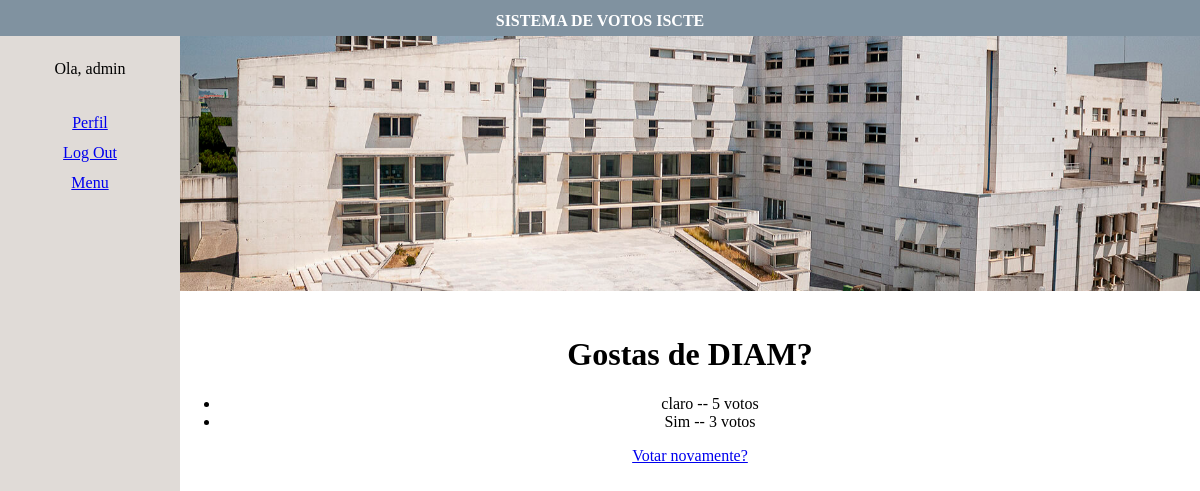
The page /votacao/19/resultados (signed in) on the database its author committed.
### votacao/models.py (models this page shows, shortened)
class Questao(models.Model):
     questao_texto = models.CharField(max_length=200)
     pub_data = models.DateTimeField('data de publicacao')

class Opcao(models.Model):
     questao = models.ForeignKey(Questao,on_delete=models.CASCADE)
     opcao_texto = models.CharField(max_length=200)
     votos = models.IntegerField(default=0)

### votacao/views.py (the view)
# urls.py: path('<int:questao_id>/resultados', views.resultados, name='resultados'),
def resultados(request, questao_id):
 questao = get_object_or_404(Questao, pk=questao_id)
 return render(request,'votacao/resultados.html',{'questao': questao})

### votacao/templates/votacao/resultados.html
{% extends "./index.html" %}
{% block conteudo %}
<h1>{{ questao.questao_texto }}</h1>
<ul>
    {% for opcao in questao.opcao_set.all %}
     <li>{{ opcao.opcao_texto }} -- {{ opcao.votos }} voto{{ opcao.votos|pluralize }}</li>
    {% endfor %}
</ul>
{% endblock %}
{% block opcoes %}
<a href="{% url 'votacao:detalhe' questao.id %}">Votar novamente?</a>
{% endblock %}

### votacao/templates/votacao/index.html (shortened to what this page needs)
<head>
    {% load static %}
    <link rel="stylesheet" type="text/css" href="{% static 'votacao/css/style.css' %}">
</head>
<body>
    <header>
            <strong>{% block titulo %} SISTEMA DE VOTOS ISCTE {% endblock %}</strong>
    </header>
    <aside>
        {% if request.user.is_authenticated %}
            Ola, {{request.user.username}} {% if not request.user.is_superuser %} (votos: {{request.user.aluno.total_votos}}) {% endif %}<br>
        {% else %}
            <i>Conta Anonima</i>
        {% endif %}
        <nav>
            {% if request.user.is_authenticated %}
            <a href="{% url 'votacao:profile' %}">Perfil </a>
            <a href="{% url 'votacao:logoutview' %}">Log Out</a>
            {% else %}
            <a href="{% url 'votacao:signup' %}">Log In / Registar</a>
            {% endif %}
            <a href="{% url 'votacao:index' %}">Menu</a>
        </nav>
    </aside>
    <main>
        <img src="{% static 'votacao/img/banner.jpg' %}" id="banner">
        {% block conteudo %}{% endblock %}
        {% block opcoes %}{% endblock %}
    </main>
</body>

### votacao/static/votacao/css/style.css (style rules this page uses)
body { margin:0; text-align: center; }
header { padding-top: 1vw; min-height: 2vw; width:100%; background-color: #8092A0; color:white; text-align: center; }
#banner { width:100%; aspect-ratio: 4; object-fit: cover; margin-bottom: 2vw; }
main { width:85%; float:left; }
aside { text-align: center; background-color: #E0DBD7; width:15%; float:left; min-height:100vh; padding-top: 2vw; }

### rows shown on the page
Questao: questao_texto "Gostas de DIAM?"
Opcao: opcao_texto "claro", votos "5"
Opcao: opcao_texto "Sim", votos "3"

### other values the page prints
{{ request.user.username }} "admin"
